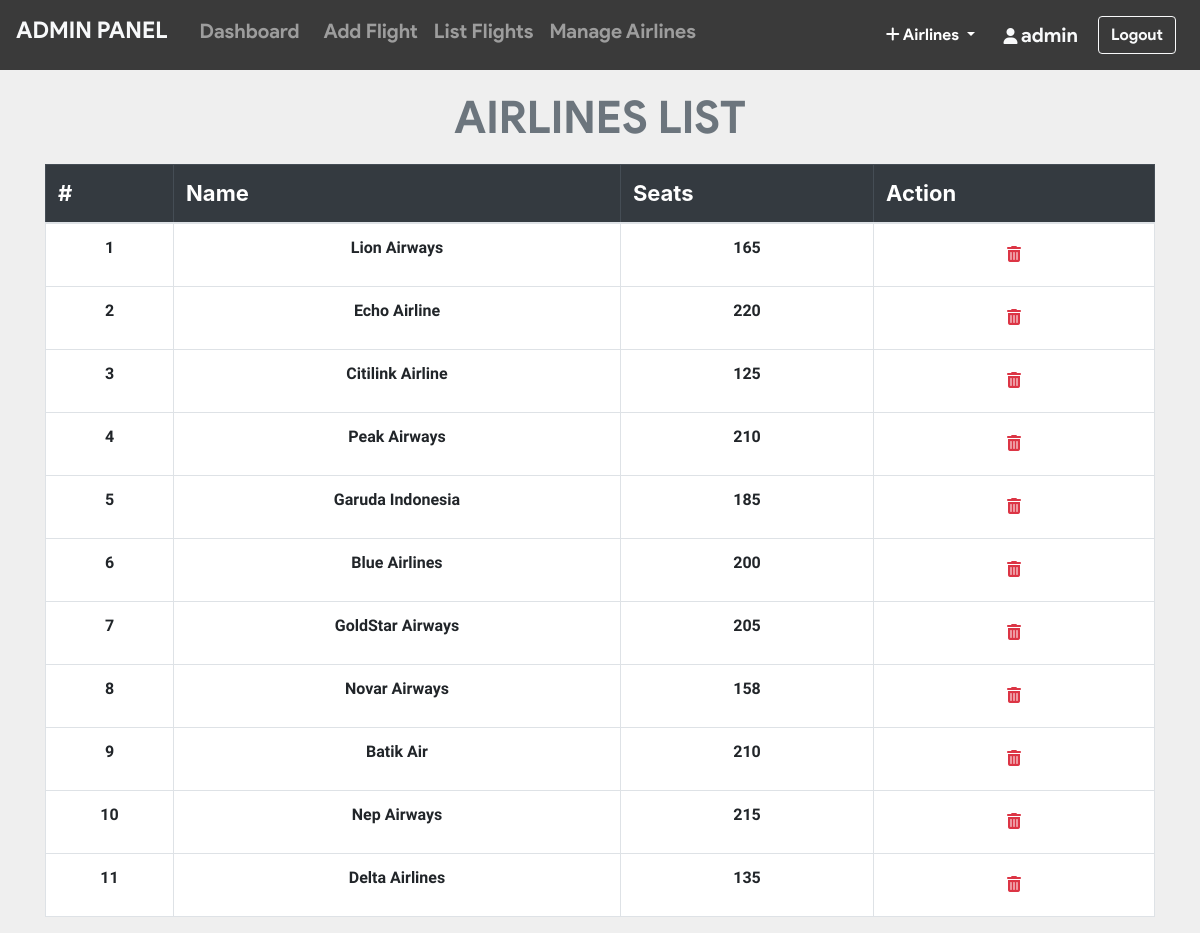
Page /admin/list_airlines.php (signed in) on the committed database.
### tables this page shows
CREATE TABLE `airline` (
  `airline_id` int(11) NOT NULL,
  `name` varchar(20) NOT NULL,
  `seats` int(11) NOT NULL
);

### admin/list_airlines.php (the view, shortened to what this page needs)
<?php include_once 'header.php'; ?>
<?php include_once 'footer.php';
require '../helpers/init_conn_db.php';?>
    <main>
        <?php if(isset($_SESSION['adminId'])) { ?>
          <div class="container-md mt-2">
            <h1 class="display-4 text-center text-secondary"
              >AIRLINES LIST</h1>
            <table class="table table-bordered">
              <thead class="table-dark">
                <tr>
                  <th scope="col">#</th>
                  <th scope="col">Name</th>
                  <th scope="col">Seats</th>
                  <th scope="col">Action</th>
                </tr>
              </thead>
              <tbody>
                <?php
                $cnt=1;
                $sql = 'SELECT * FROM airline ORDER BY airline_id ASC';
                $stmt = mysqli_stmt_init($conn);
                mysqli_stmt_prepare($stmt,$sql);
                mysqli_stmt_execute($stmt);
                $result = mysqli_stmt_get_result($stmt);
                while ($row = mysqli_fetch_assoc($result)) {
                  echo "
                  <tr class='text-center'>
                    <td scope='row'>".$cnt." </a> </td>
                    <td>".$row['name']."</td>
                    <td>".$row['seats']."</td>
                    <td>
                    <form action='list_airlines.php' method='post'>
                      <input name='airline_id' type='hidden' value=".$row['airline_id'].">
                      <button  class='btn' type='submit' name='del_airlines'>
                      <i class='text-danger fa fa-trash'></i></button>
                    </form>
                    </td>
                  </tr>
                  ";
               $cnt++; }
                ?>
              </tbody>
            </table>
          </div>
        <?php } ?>
    </main>

### admin/list_airlines.php (style rules this page uses)
table { background-color: white; }
h1 { margin-top: 20px; margin-bottom: 20px; font-family: 'product sans'; font-size: 45px !important; font-weight: lighter; }
body { background-color: #efefef; }
th { font-size: 22px; }
td { margin-top: 10px !important; font-size: 16px; font-weight: bold; font-family: 'Assistant', sans-serif !important; }

### rows in the picture
airline: name "Lion Airways", seats "165"
airline: name "Echo Airline", seats "220"
airline: name "Citilink Airline", seats "125"
airline: name "Peak Airways", seats "210"
airline: name "Garuda Indonesia", seats "185"
airline: name "Blue Airlines", seats "200"
airline: name "GoldStar Airways", seats "205"
airline: name "Novar Airways", seats "158"
airline: name "Batik Air", seats "210"
airline: name "Nep Airways", seats "215"
airline: name "Delta Airlines", seats "135"

### other values in the picture
$_SESSION['adminUname'] "admin"
